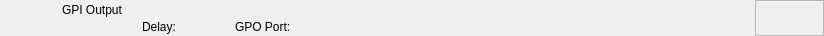
<?xml version="1.0" encoding="UTF-8"?>
<ui version="4.0">
 <class>RundownGpiOutputWidget</class>
 <widget class="QWidget" name="RundownGpiOutputWidget">
  <property name="geometry">
   <rect>
    <x>0</x>
    <y>0</y>
    <width>824</width>
    <height>36</height>
   </rect>
  </property>
  <layout class="QHBoxLayout" name="horizontalLayout">
   <property name="spacing">
    <number>0</number>
   </property>
   <property name="margin">
    <number>0</number>
   </property>
   <item>
    <widget class="QFrame" name="frameItem">
     <property name="sizePolicy">
      <sizepolicy hsizetype="Preferred" vsizetype="Fixed">
       <horstretch>0</horstretch>
       <verstretch>0</verstretch>
      </sizepolicy>
     </property>
     <property name="minimumSize">
      <size>
       <width>0</width>
       <height>36</height>
      </size>
     </property>
     <widget class="QLabel" name="labelThumbnail">
      <property name="geometry">
       <rect>
        <x>22</x>
        <y>2</y>
        <width>32</width>
        <height>32</height>
       </rect>
      </property>
      <property name="text">
       <string/>
      </property>
      <property name="pixmap">
       <pixmap resource="../Resource.qrc">:/Graphics/Images/GpiOutput.png</pixmap>
      </property>
      <property name="scaledContents">
       <bool>true</bool>
      </property>
     </widget>
     <widget class="QLabel" name="labelLabel">
      <property name="geometry">
       <rect>
        <x>62</x>
        <y>2</y>
        <width>561</width>
        <height>16</height>
       </rect>
      </property>
      <property name="text">
       <string>GPI Output</string>
      </property>
     </widget>
     <widget class="QLabel" name="labelColor">
      <property name="geometry">
       <rect>
        <x>0</x>
        <y>0</y>
        <width>18</width>
        <height>36</height>
       </rect>
      </property>
      <property name="text">
       <string/>
      </property>
     </widget>
     <widget class="QLabel" name="labelGroupColor">
      <property name="geometry">
       <rect>
        <x>0</x>
        <y>0</y>
        <width>6</width>
        <height>36</height>
       </rect>
      </property>
      <property name="text">
       <string/>
      </property>
     </widget>
     <widget class="QLabel" name="labelDelay">
      <property name="geometry">
       <rect>
        <x>142</x>
        <y>19</y>
        <width>83</width>
        <height>16</height>
       </rect>
      </property>
      <property name="text">
       <string>Delay:</string>
      </property>
     </widget>
     <widget class="QLabel" name="labelGpiOutputPort">
      <property name="geometry">
       <rect>
        <x>235</x>
        <y>19</y>
        <width>260</width>
        <height>16</height>
       </rect>
      </property>
      <property name="text">
       <string>GPO Port:</string>
      </property>
     </widget>
    </widget>
   </item>
   <item>
    <widget class="QFrame" name="frameStatus">
     <property name="minimumSize">
      <size>
       <width>69</width>
       <height>0</height>
      </size>
     </property>
     <property name="maximumSize">
      <size>
       <width>69</width>
       <height>16777215</height>
      </size>
     </property>
     <property name="frameShape">
      <enum>QFrame::StyledPanel</enum>
     </property>
     <property name="frameShadow">
      <enum>QFrame::Raised</enum>
     </property>
     <widget class="QLabel" name="labelGpiConnected">
      <property name="geometry">
       <rect>
        <x>1</x>
        <y>2</y>
        <width>32</width>
        <height>32</height>
       </rect>
      </property>
      <property name="minimumSize">
       <size>
        <width>32</width>
        <height>32</height>
       </size>
      </property>
      <property name="maximumSize">
       <size>
        <width>32</width>
        <height>32</height>
       </size>
      </property>
      <property name="lineWidth">
       <number>0</number>
      </property>
      <property name="text">
       <string/>
      </property>
      <property name="pixmap">
       <pixmap resource="../Resource.qrc">:/Graphics/Images/GpiConnected.png</pixmap>
      </property>
      <property name="scaledContents">
       <bool>true</bool>
      </property>
     </widget>
     <widget class="QLabel" name="labelDisconnected">
      <property name="geometry">
       <rect>
        <x>32</x>
        <y>2</y>
        <width>32</width>
        <height>32</height>
       </rect>
      </property>
      <property name="minimumSize">
       <size>
        <width>32</width>
        <height>32</height>
       </size>
      </property>
      <property name="maximumSize">
       <size>
        <width>32</width>
        <height>32</height>
       </size>
      </property>
      <property name="text">
       <string/>
      </property>
      <property name="pixmap">
       <pixmap resource="../Resource.qrc">:/Graphics/Images/Disconnected.png</pixmap>
      </property>
      <property name="scaledContents">
       <bool>true</bool>
      </property>
     </widget>
     <widget class="QLabel" name="labelActiveColor">
      <property name="geometry">
       <rect>
        <x>64</x>
        <y>0</y>
        <width>5</width>
        <height>36</height>
       </rect>
      </property>
      <property name="minimumSize">
       <size>
        <width>5</width>
        <height>36</height>
       </size>
      </property>
      <property name="maximumSize">
       <size>
        <width>5</width>
        <height>36</height>
       </size>
      </property>
      <property name="text">
       <string/>
      </property>
     </widget>
    </widget>
   </item>
  </layout>
 </widget>
 <resources>
  <include location="../Resource.qrc"/>
 </resources>
 <connections/>
 <slots>
  <slot>addToCombo()</slot>
 </slots>
</ui>
